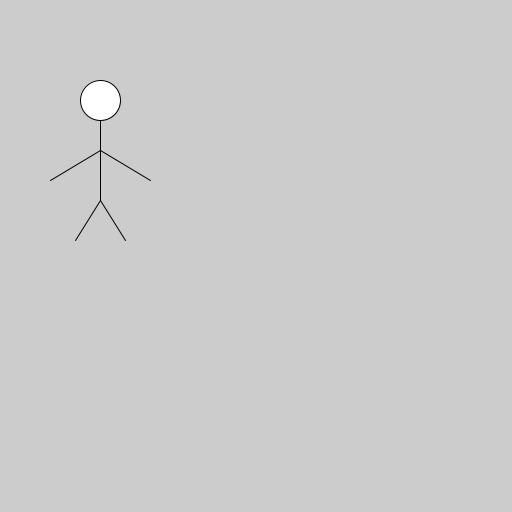
Frame 1 (no input)
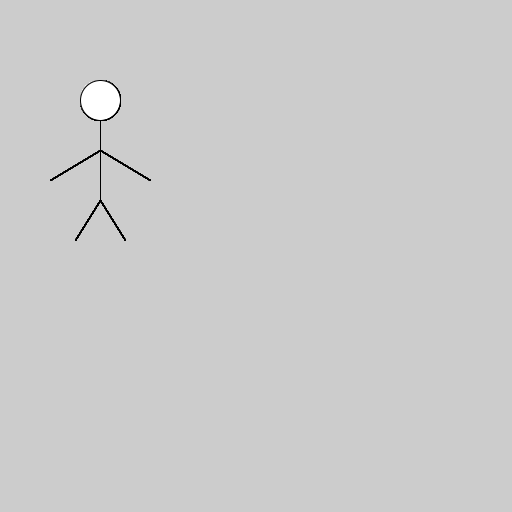
Frame 60 (the mouse pressed at the canvas centre just before this capture)
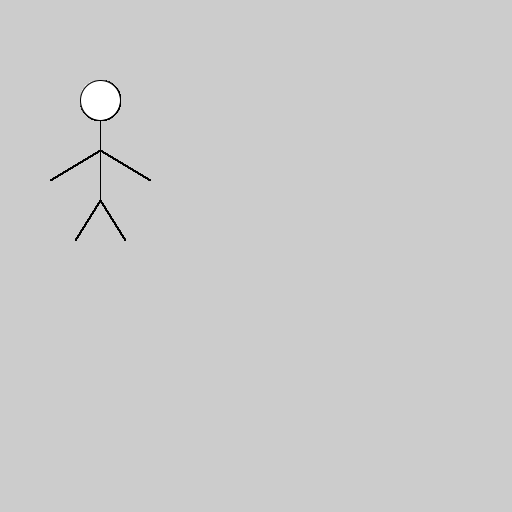
Frame 120 (the mouse held since frame 60 and released just before this capture)

The Processing sketch that drew these frames (run headless with seeded random() and noise(); from frame 60 on, the mouse is pressed at the canvas centre):

// Processing sketch: Stick_Figure
// ── Stick_Figure.pde
// Simple Hard Coded Stick Figure
// P. Conrad, 7/27/2017

void setup() {
  size(512,512);
  colorMode(RGB,255);
  smooth();  
}

void draw() {
  
  ellipse(100,100, 40, 40); // head
  
  line(100,120, 100, 200); // body
  
  line(100,200, 75, 240); // left leg
  line(100,200, 125, 240); // right leg

  line(100,150, 50, 180); // left arm
  line(100,150, 150, 180); // right arm

 
 
 }
